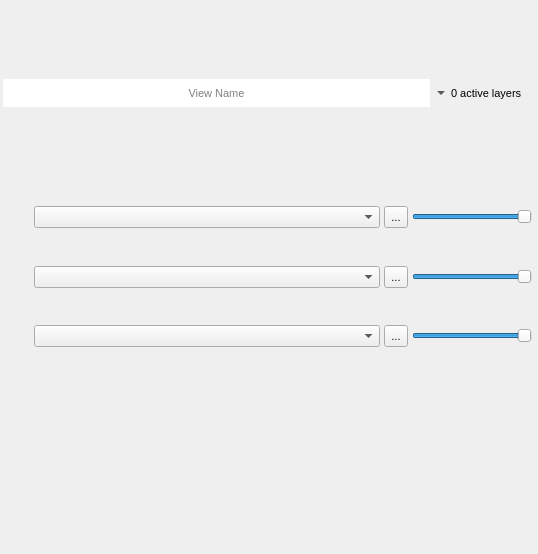
<?xml version="1.0" encoding="UTF-8"?>
<ui version="4.0">
 <class>ViewWidget</class>
 <widget class="QWidget" name="ViewWidget">
  <property name="geometry">
   <rect>
    <x>0</x>
    <y>0</y>
    <width>538</width>
    <height>554</height>
   </rect>
  </property>
  <layout class="QVBoxLayout" name="verticalLayout">
   <property name="spacing">
    <number>3</number>
   </property>
   <property name="leftMargin">
    <number>3</number>
   </property>
   <property name="topMargin">
    <number>3</number>
   </property>
   <property name="rightMargin">
    <number>3</number>
   </property>
   <property name="bottomMargin">
    <number>3</number>
   </property>
   <item>
    <widget class="QWidget" name="widget_2" native="true">
     <layout class="QHBoxLayout" name="horizontalLayout">
      <property name="spacing">
       <number>0</number>
      </property>
      <property name="leftMargin">
       <number>0</number>
      </property>
      <property name="topMargin">
       <number>0</number>
      </property>
      <property name="rightMargin">
       <number>0</number>
      </property>
      <property name="bottomMargin">
       <number>0</number>
      </property>
      <item>
       <widget class="QLineEdit" name="QLabel_ViewName">
        <property name="maximumSize">
         <size>
          <width>16777215</width>
          <height>28</height>
         </size>
        </property>
        <property name="font">
         <font>
          <pointsize>8</pointsize>
         </font>
        </property>
        <property name="frame">
         <bool>false</bool>
        </property>
        <property name="alignment">
         <set>Qt::AlignCenter</set>
        </property>
        <property name="placeholderText">
         <string>View Name</string>
        </property>
       </widget>
      </item>
      <item>
       <widget class="QToolButton" name="QPBtn_ConfActiveLayers">
        <property name="maximumSize">
         <size>
          <width>16777215</width>
          <height>28</height>
         </size>
        </property>
        <property name="font">
         <font>
          <pointsize>8</pointsize>
         </font>
        </property>
        <property name="text">
         <string>0 active layers</string>
        </property>
        <property name="toolButtonStyle">
         <enum>Qt::ToolButtonTextBesideIcon</enum>
        </property>
        <property name="autoRaise">
         <bool>true</bool>
        </property>
        <property name="arrowType">
         <enum>Qt::DownArrow</enum>
        </property>
       </widget>
      </item>
     </layout>
    </widget>
   </item>
   <item>
    <widget class="QWidget" name="widget_ActiveLayers" native="true">
     <layout class="QVBoxLayout" name="verticalLayout_2">
      <property name="spacing">
       <number>4</number>
      </property>
      <property name="leftMargin">
       <number>3</number>
      </property>
      <property name="topMargin">
       <number>3</number>
      </property>
      <property name="rightMargin">
       <number>3</number>
      </property>
      <property name="bottomMargin">
       <number>3</number>
      </property>
      <item>
       <widget class="QWidget" name="widget_ActiveLayer_1" native="true">
        <layout class="QHBoxLayout" name="horizontalLayout_26">
         <property name="spacing">
          <number>4</number>
         </property>
         <property name="leftMargin">
          <number>0</number>
         </property>
         <property name="topMargin">
          <number>0</number>
         </property>
         <property name="rightMargin">
          <number>0</number>
         </property>
         <property name="bottomMargin">
          <number>0</number>
         </property>
         <item>
          <widget class="QToolButton" name="layerStyleEditor_1">
           <property name="maximumSize">
            <size>
             <width>16777215</width>
             <height>22</height>
            </size>
           </property>
           <property name="font">
            <font>
             <pointsize>8</pointsize>
            </font>
           </property>
           <property name="toolTip">
            <string>Open the style editor for this layer</string>
           </property>
           <property name="text">
            <string/>
           </property>
           <property name="icon">
            <iconset>
             <normaloff>:/plugins/pca4cd/icons/layer_properties.svg</normaloff>:/plugins/pca4cd/icons/layer_properties.svg</iconset>
           </property>
           <property name="toolButtonStyle">
            <enum>Qt::ToolButtonIconOnly</enum>
           </property>
           <property name="autoRaise">
            <bool>true</bool>
           </property>
          </widget>
         </item>
         <item>
          <widget class="QgsMapLayerComboBox" name="QCBox_RenderFile_1">
           <property name="sizePolicy">
            <sizepolicy hsizetype="Expanding" vsizetype="Fixed">
             <horstretch>0</horstretch>
             <verstretch>0</verstretch>
            </sizepolicy>
           </property>
           <property name="maximumSize">
            <size>
             <width>16777215</width>
             <height>22</height>
            </size>
           </property>
           <property name="font">
            <font>
             <pointsize>8</pointsize>
            </font>
           </property>
           <property name="allowEmptyLayer">
            <bool>true</bool>
           </property>
          </widget>
         </item>
         <item>
          <widget class="QToolButton" name="QCBox_browseRenderFile_1">
           <property name="sizePolicy">
            <sizepolicy hsizetype="Fixed" vsizetype="Fixed">
             <horstretch>0</horstretch>
             <verstretch>0</verstretch>
            </sizepolicy>
           </property>
           <property name="maximumSize">
            <size>
             <width>16777215</width>
             <height>22</height>
            </size>
           </property>
           <property name="font">
            <font>
             <pointsize>8</pointsize>
            </font>
           </property>
           <property name="text">
            <string>...</string>
           </property>
          </widget>
         </item>
         <item>
          <widget class="QSlider" name="layerTransparency_1">
           <property name="sizePolicy">
            <sizepolicy hsizetype="Fixed" vsizetype="Fixed">
             <horstretch>0</horstretch>
             <verstretch>0</verstretch>
            </sizepolicy>
           </property>
           <property name="minimumSize">
            <size>
             <width>120</width>
             <height>0</height>
            </size>
           </property>
           <property name="maximumSize">
            <size>
             <width>16777215</width>
             <height>22</height>
            </size>
           </property>
           <property name="font">
            <font>
             <pointsize>8</pointsize>
            </font>
           </property>
           <property name="toolTip">
            <string>Transparency</string>
           </property>
           <property name="maximum">
            <number>100</number>
           </property>
           <property name="singleStep">
            <number>5</number>
           </property>
           <property name="pageStep">
            <number>10</number>
           </property>
           <property name="sliderPosition">
            <number>100</number>
           </property>
           <property name="orientation">
            <enum>Qt::Horizontal</enum>
           </property>
          </widget>
         </item>
        </layout>
       </widget>
      </item>
      <item>
       <widget class="QWidget" name="widget_ActiveLayer_2" native="true">
        <layout class="QHBoxLayout" name="horizontalLayout_27">
         <property name="spacing">
          <number>4</number>
         </property>
         <property name="leftMargin">
          <number>0</number>
         </property>
         <property name="topMargin">
          <number>0</number>
         </property>
         <property name="rightMargin">
          <number>0</number>
         </property>
         <property name="bottomMargin">
          <number>0</number>
         </property>
         <item>
          <widget class="QToolButton" name="layerStyleEditor_2">
           <property name="maximumSize">
            <size>
             <width>16777215</width>
             <height>22</height>
            </size>
           </property>
           <property name="font">
            <font>
             <pointsize>8</pointsize>
            </font>
           </property>
           <property name="toolTip">
            <string>Open the style editor for this layer</string>
           </property>
           <property name="text">
            <string/>
           </property>
           <property name="icon">
            <iconset>
             <normaloff>:/plugins/pca4cd/icons/layer_properties.svg</normaloff>:/plugins/pca4cd/icons/layer_properties.svg</iconset>
           </property>
           <property name="toolButtonStyle">
            <enum>Qt::ToolButtonIconOnly</enum>
           </property>
           <property name="autoRaise">
            <bool>true</bool>
           </property>
          </widget>
         </item>
         <item>
          <widget class="QgsMapLayerComboBox" name="QCBox_RenderFile_2">
           <property name="sizePolicy">
            <sizepolicy hsizetype="Expanding" vsizetype="Fixed">
             <horstretch>0</horstretch>
             <verstretch>0</verstretch>
            </sizepolicy>
           </property>
           <property name="maximumSize">
            <size>
             <width>16777215</width>
             <height>22</height>
            </size>
           </property>
           <property name="font">
            <font>
             <pointsize>8</pointsize>
            </font>
           </property>
           <property name="allowEmptyLayer">
            <bool>true</bool>
           </property>
          </widget>
         </item>
         <item>
          <widget class="QToolButton" name="QCBox_browseRenderFile_2">
           <property name="sizePolicy">
            <sizepolicy hsizetype="Fixed" vsizetype="Fixed">
             <horstretch>0</horstretch>
             <verstretch>0</verstretch>
            </sizepolicy>
           </property>
           <property name="maximumSize">
            <size>
             <width>16777215</width>
             <height>22</height>
            </size>
           </property>
           <property name="font">
            <font>
             <pointsize>8</pointsize>
            </font>
           </property>
           <property name="text">
            <string>...</string>
           </property>
          </widget>
         </item>
         <item>
          <widget class="QSlider" name="layerTransparency_2">
           <property name="sizePolicy">
            <sizepolicy hsizetype="Fixed" vsizetype="Fixed">
             <horstretch>0</horstretch>
             <verstretch>0</verstretch>
            </sizepolicy>
           </property>
           <property name="minimumSize">
            <size>
             <width>120</width>
             <height>0</height>
            </size>
           </property>
           <property name="maximumSize">
            <size>
             <width>16777215</width>
             <height>22</height>
            </size>
           </property>
           <property name="font">
            <font>
             <pointsize>8</pointsize>
            </font>
           </property>
           <property name="toolTip">
            <string>Transparency</string>
           </property>
           <property name="maximum">
            <number>100</number>
           </property>
           <property name="singleStep">
            <number>5</number>
           </property>
           <property name="pageStep">
            <number>10</number>
           </property>
           <property name="sliderPosition">
            <number>100</number>
           </property>
           <property name="orientation">
            <enum>Qt::Horizontal</enum>
           </property>
          </widget>
         </item>
        </layout>
       </widget>
      </item>
      <item>
       <widget class="QWidget" name="widget_ActiveLayer_3" native="true">
        <layout class="QHBoxLayout" name="horizontalLayout_28">
         <property name="spacing">
          <number>4</number>
         </property>
         <property name="leftMargin">
          <number>0</number>
         </property>
         <property name="topMargin">
          <number>0</number>
         </property>
         <property name="rightMargin">
          <number>0</number>
         </property>
         <property name="bottomMargin">
          <number>0</number>
         </property>
         <item>
          <widget class="QToolButton" name="layerStyleEditor_3">
           <property name="maximumSize">
            <size>
             <width>16777215</width>
             <height>22</height>
            </size>
           </property>
           <property name="font">
            <font>
             <pointsize>8</pointsize>
            </font>
           </property>
           <property name="toolTip">
            <string>Open the style editor for this layer</string>
           </property>
           <property name="text">
            <string/>
           </property>
           <property name="icon">
            <iconset>
             <normaloff>:/plugins/pca4cd/icons/layer_properties.svg</normaloff>:/plugins/pca4cd/icons/layer_properties.svg</iconset>
           </property>
           <property name="toolButtonStyle">
            <enum>Qt::ToolButtonIconOnly</enum>
           </property>
           <property name="autoRaise">
            <bool>true</bool>
           </property>
          </widget>
         </item>
         <item>
          <widget class="QgsMapLayerComboBox" name="QCBox_RenderFile_3">
           <property name="sizePolicy">
            <sizepolicy hsizetype="Expanding" vsizetype="Fixed">
             <horstretch>0</horstretch>
             <verstretch>0</verstretch>
            </sizepolicy>
           </property>
           <property name="maximumSize">
            <size>
             <width>16777215</width>
             <height>22</height>
            </size>
           </property>
           <property name="font">
            <font>
             <pointsize>8</pointsize>
            </font>
           </property>
           <property name="allowEmptyLayer">
            <bool>true</bool>
           </property>
          </widget>
         </item>
         <item>
          <widget class="QToolButton" name="QCBox_browseRenderFile_3">
           <property name="sizePolicy">
            <sizepolicy hsizetype="Fixed" vsizetype="Fixed">
             <horstretch>0</horstretch>
             <verstretch>0</verstretch>
            </sizepolicy>
           </property>
           <property name="maximumSize">
            <size>
             <width>16777215</width>
             <height>22</height>
            </size>
           </property>
           <property name="font">
            <font>
             <pointsize>8</pointsize>
            </font>
           </property>
           <property name="text">
            <string>...</string>
           </property>
          </widget>
         </item>
         <item>
          <widget class="QSlider" name="layerTransparency_3">
           <property name="sizePolicy">
            <sizepolicy hsizetype="Fixed" vsizetype="Fixed">
             <horstretch>0</horstretch>
             <verstretch>0</verstretch>
            </sizepolicy>
           </property>
           <property name="minimumSize">
            <size>
             <width>120</width>
             <height>0</height>
            </size>
           </property>
           <property name="maximumSize">
            <size>
             <width>16777215</width>
             <height>22</height>
            </size>
           </property>
           <property name="font">
            <font>
             <pointsize>8</pointsize>
            </font>
           </property>
           <property name="toolTip">
            <string>Transparency</string>
           </property>
           <property name="maximum">
            <number>100</number>
           </property>
           <property name="singleStep">
            <number>5</number>
           </property>
           <property name="pageStep">
            <number>10</number>
           </property>
           <property name="sliderPosition">
            <number>100</number>
           </property>
           <property name="orientation">
            <enum>Qt::Horizontal</enum>
           </property>
          </widget>
         </item>
        </layout>
       </widget>
      </item>
     </layout>
    </widget>
   </item>
   <item>
    <widget class="RenderWidget" name="render_widget" native="true">
     <property name="sizePolicy">
      <sizepolicy hsizetype="Ignored" vsizetype="Ignored">
       <horstretch>0</horstretch>
       <verstretch>0</verstretch>
      </sizepolicy>
     </property>
    </widget>
   </item>
  </layout>
 </widget>
 <customwidgets>
  <customwidget>
   <class>QgsMapLayerComboBox</class>
   <extends>QComboBox</extends>
   <header>qgis.gui</header>
  </customwidget>
  <customwidget>
   <class>RenderWidget</class>
   <extends>QWidget</extends>
   <header>ThRasE.gui.render_widget</header>
   <container>1</container>
  </customwidget>
 </customwidgets>
 <resources/>
 <connections/>
</ui>
